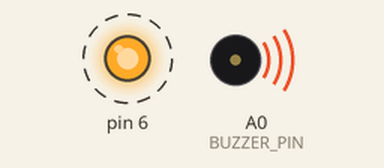
A sketch run on a simulated Arduino Uno, built with avr-gcc and run on an emulated ATmega328P. Shown: output pins drawn as LEDs (lit = HIGH), buzzer (waves = sounding). Dashed ring = blinking.

Above: at 0.05 s.
Timing chart, 0 to 3.0 s (numbered marks = the images above):
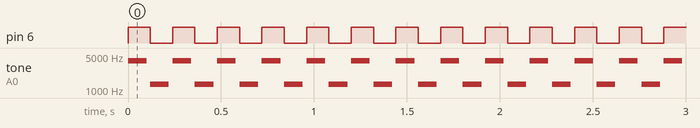

The sketch:

Buzzer.ino
```cpp
#define BUZZER_PIN A0
void setup() {
  // put your setup code here, to run once:
  pinMode(BUZZER_PIN, OUTPUT);
  pinMode(6, OUTPUT);
  digitalWrite(6, LOW);
}

void loop() {
  // put your main code here, to run repeatedly:
  digitalWrite(6,HIGH);
  tone(BUZZER_PIN, 4000);
  delay(100);
  noTone(BUZZER_PIN);
  delay(20);
  digitalWrite(6,LOW);
  tone(BUZZER_PIN, 1300);
  delay(100);
  noTone(BUZZER_PIN);
  delay(20);
}
```

Measured:
- by itself, pin 6: alternates HIGH for 0.12 s and LOW for 0.12 s
- by itself, tone on A0 (BUZZER_PIN): repeats every 0.24 s: silent 0.02 s, 1300 Hz 0.10 s, silent 0.02 s, 4000 Hz 0.10 s
